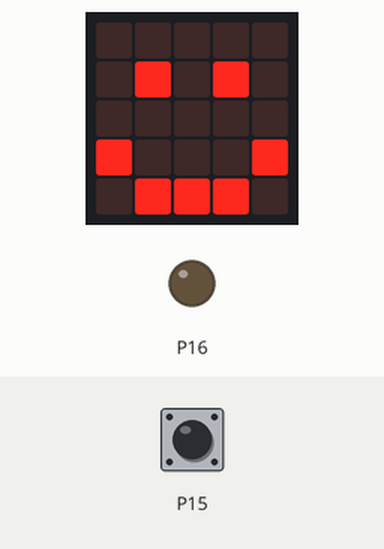
This program was run on a simulated BBC micro:bit (MakeCode). Parts: the board's 5×5 LED display, output pins drawn as LEDs (lit = HIGH). The test bench sets the inputs (shaded band); at power-on: P15 LOW.

Above: at 1.8 s.
1.9 s: P15 pulled HIGH for 0.15 s
At 1.98 s:
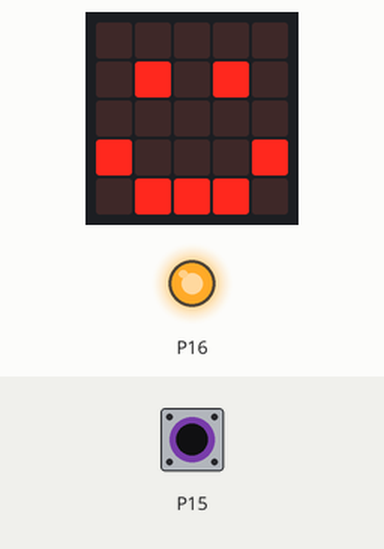
3.5 s: P15 pulled HIGH for 3.2 s
At 7.5 s:
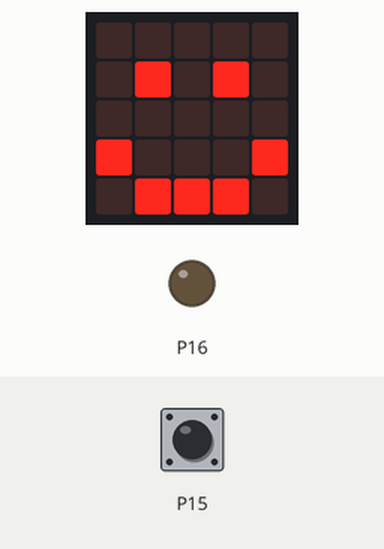
Timing chart, 0 to 9.0 s (numbered marks = the images above; inputs shaded):
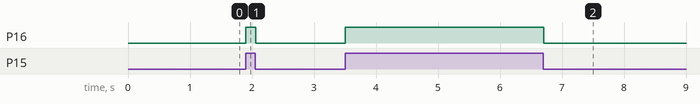

The program:

main.ts
```typescript
basic.showIcon(IconNames.Happy)
pins.digitalWritePin(DigitalPin.P16, 0)
basic.forever(function () {
    if (pins.digitalReadPin(DigitalPin.P15) == 1) {
        pins.digitalWritePin(DigitalPin.P16, 1)
    } else {
        pins.digitalWritePin(DigitalPin.P16, 0)
    }
})
```

test.ts
```typescript
// aquí va el archivo "tests"; esto no se compilará cuando este paquete se utilice como una extensión.
```

Measured:
- after the input at 1.9 s, P16: LOW → HIGH at once, → LOW 0.16 s later
- after the input at 3.5 s, P16: LOW → HIGH at once, → LOW 3.2 s later
